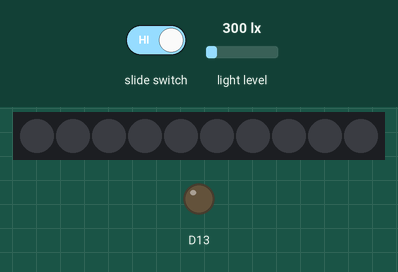
Simulated run of this sketch. Board: Adafruit Circuit Playground Express. Shown: 10 RGB LEDs in strip order, left to right, output pins drawn as LEDs (lit = HIGH). Inputs (shaded band) come from the test bench; at power-on: light level 300 lx. Dim RGB values are drawn brighter than linear.

Above: at 1.2 s.
1.3 s: slide switch set LOW
At 1.57 s:
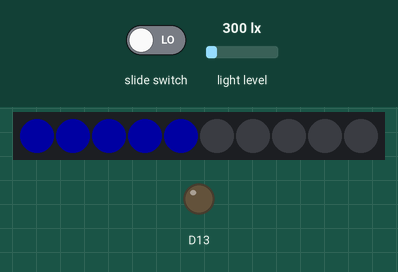
3.3 s: light level set to 40 lx
At 4.21 s:
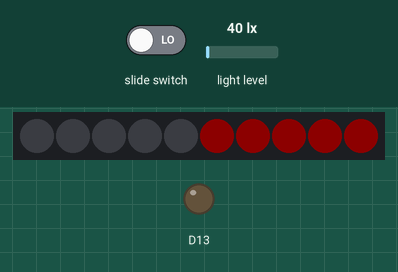
5.1 s: light level set to 500 lx
At 6.1 s:
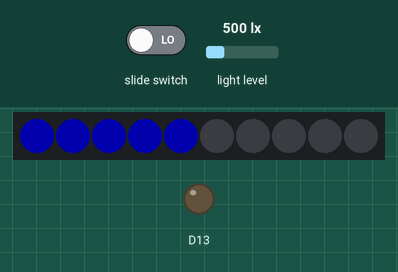
7.0 s: slide switch set HIGH
At 7.64 s:
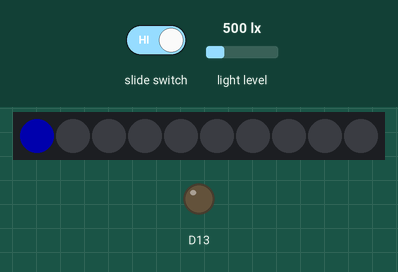
9.0 s: light level set to 1000 lx
At 9.36 s:
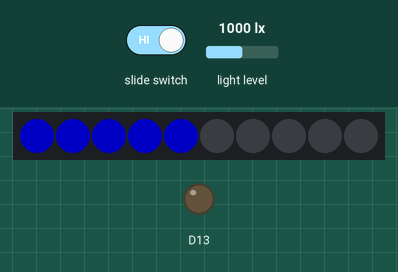
Timing chart, 0 to 11.6 s (numbered marks = the images above; inputs shaded):
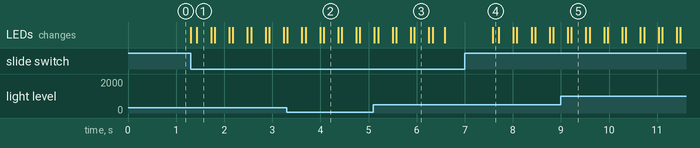

The sketch:

santadetector.ino
```cpp
#include <Adafruit_CircuitPlayground.h>
#include <Adafruit_SleepyDog.h>

//Use accelerometer to detect bumps
//Light one side in red and the other in blue
//Tap again to turn off

#define NEIGH 25
#define NEXT 250
#define CLICKTHRESHHOLD 80

bool lights = false;
uint16_t lightLevel = 0;
void setup() {
  //while (!Serial);
    //Serial.begin(9600);
  CircuitPlayground.begin();
  CircuitPlayground.setAccelRange(LIS3DH_RANGE_8_G);
  CircuitPlayground.clearPixels();

  CircuitPlayground.setAccelTap(1, CLICKTHRESHHOLD);

  // have a procedure called when a tap is detected
  attachInterrupt(digitalPinToInterrupt(7), flipLight, FALLING);

}

void flipLight(void){
  lights=!lights;
}

void setbrightness(){
  lightLevel = CircuitPlayground.lightSensor();
  CircuitPlayground.setBrightness(10 + lightLevel/6);
}

void loop() {
//  int sleepMS = Watchdog.sleep();  // disabled this until we figure out how to wake up from deep sleep on an interrupt

  while (!CircuitPlayground.slideSwitch()) {
    // Turn off the pixels, then go into deep sleep for a second.
    CircuitPlayground.clearPixels();
    Watchdog.sleep(1000);
  }

  for(uint8_t idx=0; idx < 10; idx++)
  {
    CircuitPlayground.clearPixels();
    if(lights)
    {
      setbrightness();
      for(uint8_t blue=0; blue < 5; blue++)
      {
        CircuitPlayground.setPixelColor(blue, 0, 0, 255);
        delay(NEIGH);
      }
      delay(NEXT);
      CircuitPlayground.clearPixels();

      setbrightness();
      for(uint8_t red=5; red < 10; red++)
      {
        CircuitPlayground.setPixelColor(red, 255, 0, 0);
        delay(NEIGH);
      }
      delay(NEXT);
    }
  }
}
```

Measured:
- after the input at 1.3 s, the LEDs: first change at once (image 1 shows a later state)
- after the input at 7.0 s, the LEDs: change after 0.58 s (image 4)
